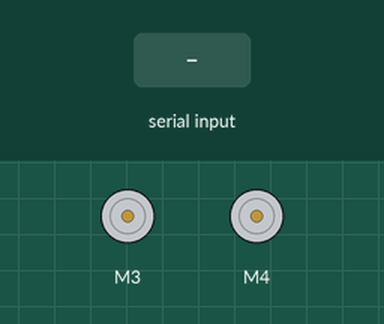
Recording of a sketch running on a simulated Arduino Uno, built with avr-gcc and run on an emulated ATmega328P. Parts: 2 × DC motor (green arrow = forward, orange = backward, longer = faster). The test bench sets the inputs (shaded band). What the sketch prints to the serial monitor is not drawn.

Above: at 1.2 s.
1.3 s: "l" received over the second serial link
At 3.0 s:
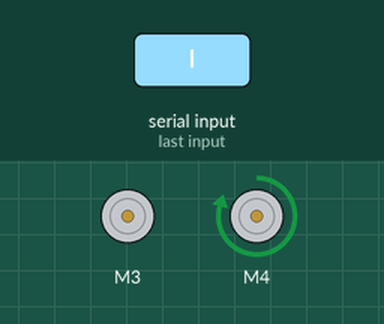
3.3 s: "g" received over the second serial link
At 3.9 s:
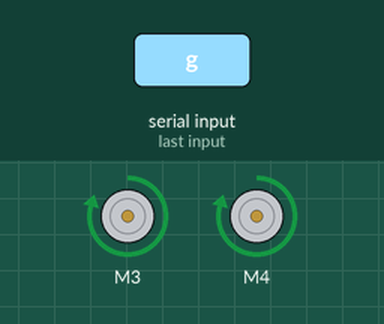
4.9 s: "b" received over the second serial link
At 6.2 s:
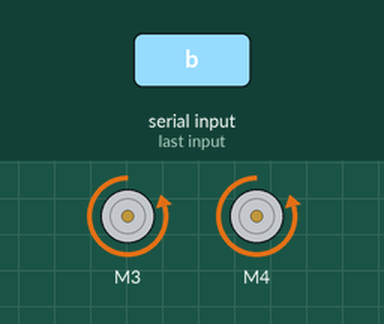
6.5 s: "r" received over the second serial link
At 8.2 s:
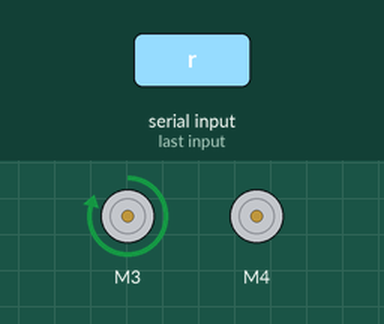
8.5 s: "w" received over the second serial link
At 9.0 s:
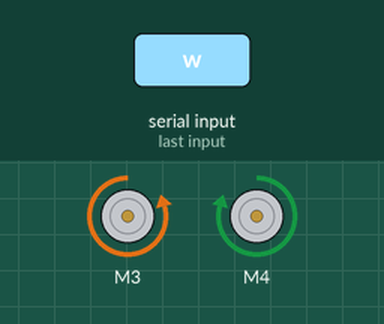
10.2 s: "q" received over the second serial link
At 11.5 s:
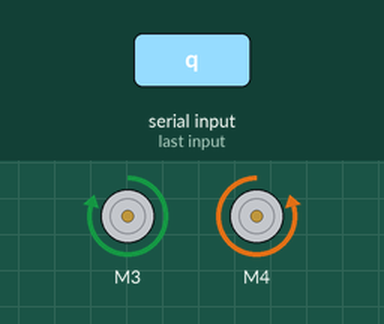
Timing chart, 0 to 12.9 s (numbered marks = the images above; inputs shaded):
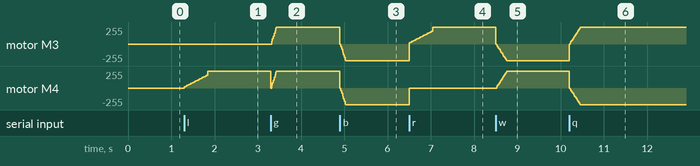

Measured:
- after the input at 1.3 s, motor M4: moves from stopped to forward 250/255 over 0.54 s, starting at once
- after the input at 3.3 s, motor M3: stopped → forward 250/255 at once
- after the input at 4.9 s, motor M3, motor M4: forward 250/255 → backward 250/255 at once
- after the input at 6.5 s, motor M3: moves from backward 250/255 to forward 250/255 over 0.54 s, starting at once; motor M4: backward 250/255 → stopped at once
- after the input at 8.5 s, motor M3: moves from forward 250/255 to backward 250/255 over 0.26 s, starting at once; motor M4: moves from stopped to forward 250/255 over 0.24 s, starting at once
- after the input at 10.2 s, motor M3: moves from backward 250/255 to forward 250/255 over 0.26 s, starting at once; motor M4: moves from forward 250/255 to backward 250/255 over 0.26 s, starting at once

The sketch:

4.EduCar_BT_Control.ino
```cpp
/* 이 소스는 에듀이노(Eduino)에 의해서 번역, 수정, 작성되었고 소유권 또한 에듀이노의 것입니다.
 *  소유권자의 허락을 받지 않고 무단으로 수정, 삭제하여 배포할 시 법적인 처벌을 받을 수도 있습니다.
 *
 *  에듀이노 교육용 2휠 아두이노 스마트카 구동예제
 *  - 스마트폰 어플을 이용한 스마트카 조종하기 -
 *
 *  스마트폰의 무료 블루투스 어플을 이용해 스마트카를 조종하는 소스입니다.
 *
 */

#include <SoftwareSerial.h>
#include <AFMotor.h>
AF_DCMotor motor_L(3);              // 모터드라이버 L293D  3: M3에 연결,  4: M4에 연결
AF_DCMotor motor_R(4);

#define BT_RXD A5
#define BT_TXD A4
SoftwareSerial bluetooth(BT_RXD, BT_TXD);       // RX: A5, TX: A4

char rec_data;
bool rec_chk = false;

int i;
int j;

void setup(){
  Serial.begin(9600);              // PC와의 시리얼 통신속도
  bluetooth.begin(9600);            // 스마트폰 블루투스 통신속도
  Serial.println("Eduino Smart Car Start!");

  // turn on motor
  motor_L.setSpeed(250);              // 왼쪽 모터의 속도
  motor_L.run(RELEASE);
  motor_R.setSpeed(250);              // 오른쪽 모터의 속도
  motor_R.run(RELEASE);
}


void loop(){
  if(bluetooth.available()){         // 블루투스 명령 수신
     rec_data = bluetooth.read();
     Serial.write(rec_data);
     rec_chk = true;
  }

  if(rec_data == 'g'){  // 전진, go
     motor_L.run(FORWARD);  motor_R.run(FORWARD);
  }
  else if(rec_data == 'b'){ // 후진, back
     motor_L.run(BACKWARD);  motor_R.run(BACKWARD);
  }
  else if(rec_data == 'l'){ // 좌회전, Go Left
   motor_L.run(RELEASE);  motor_R.run(FORWARD);
  }
  else if(rec_data == 'r'){ // 우회전, Go Right
    motor_L.run(FORWARD);  motor_R.run(RELEASE);
  }
  else if(rec_data == 'w'){ // 제자리 회전, Right Rotation
     motor_L.run(BACKWARD);   motor_R.run(FORWARD);
  }
  else if(rec_data == 'q'){ // 제자리 회전, Left Rotation
      motor_L.run(FORWARD);   motor_R.run(BACKWARD);
  }
  else if(rec_data == 's'){  } // Stop

  if(rec_data == 's' ){       // 정지
    if(rec_chk == true){
       for (i=250; i>=0; i=i-20) {
          motor_L.setSpeed(i);  motor_R.setSpeed(i);
          delay(10);
       }
       motor_L.run(RELEASE);       motor_R.run(RELEASE);
    }
  }
  else{
    if(rec_chk == true){
      if(rec_data == 'l'){  // Left
        for (i=20; i<200; i=i+10) {
          motor_L.setSpeed(i);  motor_R.setSpeed(i);
          delay(30);
        }
       }
       else if(rec_data == 'r'){       // Right
        for (i=20; i<200; i=i+10) {
          motor_L.setSpeed(i);  motor_R.setSpeed(i);
          delay(30);
        }
       }
       else if(rec_data == 'w' || rec_data == 'q'){ // Rotation Left, Right
        for (i=0; i<250; i=i+20) {
          motor_L.setSpeed(i);  motor_R.setSpeed(i);
          delay(20);
        }
       }
       else if(rec_data == 'g'){ //Go
        for (i=0; i<250; i=i+20) {
           motor_L.setSpeed(i);  motor_R.setSpeed(i);
          delay(10);
        }
       }
       else{
        for (i=0; i<250; i=i+20) { //  Back
           motor_L.setSpeed(i);  motor_R.setSpeed(i);
          delay(10);
        }
       }
     }
    else{
          motor_L.setSpeed(250);  motor_R.setSpeed(250);
    }
  }
  rec_chk = false;
}
```
